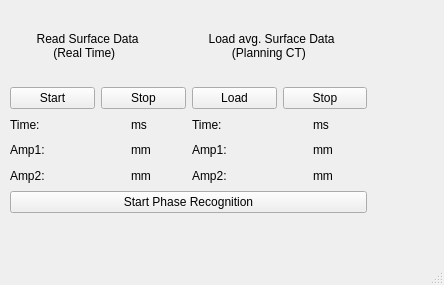
<?xml version="1.0" encoding="UTF-8"?>
<ui version="4.0">
 <class>MainWindow</class>
 <widget class="QMainWindow" name="MainWindow">
  <property name="geometry">
   <rect>
    <x>0</x>
    <y>0</y>
    <width>444</width>
    <height>285</height>
   </rect>
  </property>
  <property name="windowTitle">
   <string>MainWindow</string>
  </property>
  <widget class="QWidget" name="centralwidget">
   <widget class="QWidget" name="">
    <property name="geometry">
     <rect>
      <x>10</x>
      <y>10</y>
      <width>357</width>
      <height>203</height>
     </rect>
    </property>
    <layout class="QVBoxLayout" name="verticalLayout">
     <item>
      <layout class="QHBoxLayout" name="horizontalLayout_15">
       <item>
        <layout class="QVBoxLayout" name="verticalLayout_12">
         <item>
          <widget class="QLabel" name="ReadLabel_4">
           <property name="text">
            <string>        Read Surface Data
             (Real Time)</string>
           </property>
          </widget>
         </item>
         <item>
          <layout class="QHBoxLayout" name="horizontalLayout_16">
           <item>
            <widget class="QPushButton" name="StartReadingButton_4">
             <property name="text">
              <string>Start</string>
             </property>
            </widget>
           </item>
           <item>
            <widget class="QPushButton" name="StopReadingButton_4">
             <property name="enabled">
              <bool>true</bool>
             </property>
             <property name="text">
              <string>Stop</string>
             </property>
            </widget>
           </item>
          </layout>
         </item>
         <item>
          <layout class="QGridLayout" name="gridLayout_28">
           <item row="0" column="0">
            <widget class="QLabel" name="label_71">
             <property name="text">
              <string>Time:</string>
             </property>
            </widget>
           </item>
           <item row="0" column="1">
            <widget class="QLabel" name="timeLabel_4">
             <property name="text">
              <string/>
             </property>
            </widget>
           </item>
           <item row="0" column="2">
            <widget class="QLabel" name="label_72">
             <property name="text">
              <string>ms</string>
             </property>
            </widget>
           </item>
           <item row="1" column="0">
            <widget class="QLabel" name="label_73">
             <property name="text">
              <string>Amp1:</string>
             </property>
            </widget>
           </item>
           <item row="1" column="1">
            <widget class="QLabel" name="amp1Label_4">
             <property name="text">
              <string/>
             </property>
            </widget>
           </item>
           <item row="1" column="2">
            <widget class="QLabel" name="label_74">
             <property name="text">
              <string>mm</string>
             </property>
            </widget>
           </item>
           <item row="2" column="0">
            <widget class="QLabel" name="label_75">
             <property name="text">
              <string>Amp2:</string>
             </property>
            </widget>
           </item>
           <item row="2" column="1">
            <widget class="QLabel" name="amp2Label_4">
             <property name="text">
              <string/>
             </property>
            </widget>
           </item>
           <item row="2" column="2">
            <widget class="QLabel" name="label_76">
             <property name="text">
              <string>mm</string>
             </property>
            </widget>
           </item>
          </layout>
         </item>
        </layout>
       </item>
       <item>
        <layout class="QGridLayout" name="gridLayout_29">
         <item row="0" column="0">
          <widget class="QLabel" name="label_77">
           <property name="text">
            <string>     Load avg. Surface Data
            (Planning CT)</string>
           </property>
          </widget>
         </item>
         <item row="1" column="0">
          <layout class="QHBoxLayout" name="horizontalLayout_17">
           <item>
            <widget class="QPushButton" name="LoadingButton_4">
             <property name="text">
              <string>Load</string>
             </property>
            </widget>
           </item>
           <item>
            <widget class="QPushButton" name="StopLoadingButton_4">
             <property name="text">
              <string>Stop</string>
             </property>
            </widget>
           </item>
          </layout>
         </item>
         <item row="2" column="0">
          <layout class="QGridLayout" name="gridLayout_30">
           <item row="0" column="0">
            <widget class="QLabel" name="label_78">
             <property name="text">
              <string>Time:</string>
             </property>
            </widget>
           </item>
           <item row="0" column="1">
            <widget class="QLabel" name="timeLabelAvg_4">
             <property name="text">
              <string/>
             </property>
            </widget>
           </item>
           <item row="0" column="2">
            <widget class="QLabel" name="label_79">
             <property name="text">
              <string>ms</string>
             </property>
            </widget>
           </item>
           <item row="1" column="0">
            <widget class="QLabel" name="label_80">
             <property name="text">
              <string>Amp1:</string>
             </property>
            </widget>
           </item>
           <item row="1" column="1">
            <widget class="QLabel" name="amp1LabelAvg_4">
             <property name="text">
              <string/>
             </property>
            </widget>
           </item>
           <item row="1" column="2">
            <widget class="QLabel" name="label_81">
             <property name="text">
              <string>mm</string>
             </property>
            </widget>
           </item>
           <item row="2" column="0">
            <widget class="QLabel" name="label_82">
             <property name="text">
              <string>Amp2:</string>
             </property>
            </widget>
           </item>
           <item row="2" column="1">
            <widget class="QLabel" name="amp2LabelAvg_4">
             <property name="text">
              <string/>
             </property>
            </widget>
           </item>
           <item row="2" column="2">
            <widget class="QLabel" name="label_83">
             <property name="text">
              <string>mm</string>
             </property>
            </widget>
           </item>
          </layout>
         </item>
        </layout>
       </item>
      </layout>
     </item>
     <item>
      <widget class="QPushButton" name="StartPhaseRecognitionButton">
       <property name="text">
        <string>Start Phase Recognition</string>
       </property>
      </widget>
     </item>
    </layout>
   </widget>
  </widget>
  <widget class="QMenuBar" name="menubar">
   <property name="geometry">
    <rect>
     <x>0</x>
     <y>0</y>
     <width>444</width>
     <height>25</height>
    </rect>
   </property>
  </widget>
  <widget class="QStatusBar" name="statusbar"/>
 </widget>
 <resources/>
 <connections/>
</ui>
